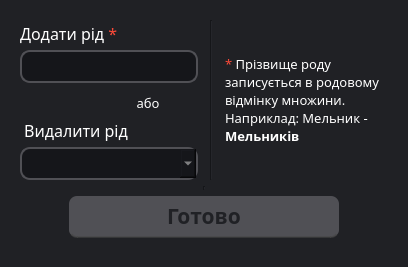
<?xml version="1.0" encoding="UTF-8"?>
<ui version="4.0">
 <class>AddRemoveClan</class>
 <widget class="QDialog" name="AddRemoveClan">
  <property name="windowTitle">
   <string>Родини</string>
  </property>
  <property name="windowIcon">
   <iconset>
    <normaloff>Icons/Select.ico</normaloff>Icons/Select.ico</iconset>
  </property>
  <property name="styleSheet">
   <string notr="true">background-color: rgb(32, 33, 37);</string>
  </property>
  <property name="modal">
   <bool>true</bool>
  </property>
  <layout class="QVBoxLayout" name="verticalLayout_2">
   <item>
    <widget class="QFrame" name="main_frame">
     <property name="sizePolicy">
      <sizepolicy hsizetype="MinimumExpanding" vsizetype="Fixed">
       <horstretch>0</horstretch>
       <verstretch>0</verstretch>
      </sizepolicy>
     </property>
     <property name="frameShape">
      <enum>QFrame::NoFrame</enum>
     </property>
     <property name="frameShadow">
      <enum>QFrame::Raised</enum>
     </property>
     <layout class="QGridLayout" name="gridLayout_2">
      <item row="1" column="0">
       <widget class="QFrame" name="frame_top">
        <property name="sizePolicy">
         <sizepolicy hsizetype="MinimumExpanding" vsizetype="Fixed">
          <horstretch>0</horstretch>
          <verstretch>0</verstretch>
         </sizepolicy>
        </property>
        <property name="frameShape">
         <enum>QFrame::NoFrame</enum>
        </property>
        <layout class="QHBoxLayout" name="horizontalLayout_2">
         <property name="leftMargin">
          <number>0</number>
         </property>
         <property name="topMargin">
          <number>0</number>
         </property>
         <property name="rightMargin">
          <number>0</number>
         </property>
         <property name="bottomMargin">
          <number>0</number>
         </property>
         <item>
          <widget class="QFrame" name="frame_left">
           <property name="sizePolicy">
            <sizepolicy hsizetype="Preferred" vsizetype="Preferred">
             <horstretch>0</horstretch>
             <verstretch>0</verstretch>
            </sizepolicy>
           </property>
           <property name="frameShape">
            <enum>QFrame::NoFrame</enum>
           </property>
           <layout class="QVBoxLayout" name="verticalLayout">
            <property name="spacing">
             <number>5</number>
            </property>
            <property name="leftMargin">
             <number>0</number>
            </property>
            <property name="topMargin">
             <number>0</number>
            </property>
            <property name="rightMargin">
             <number>6</number>
            </property>
            <property name="bottomMargin">
             <number>0</number>
            </property>
            <item>
             <widget class="QLabel" name="label_addClan">
              <property name="font">
               <font>
                <family>Segoe Print</family>
                <pointsize>12</pointsize>
               </font>
              </property>
              <property name="mouseTracking">
               <bool>true</bool>
              </property>
              <property name="styleSheet">
               <string notr="true">color: white;</string>
              </property>
              <property name="text">
               <string>&lt;html&gt;&lt;head/&gt;&lt;body&gt;&lt;p&gt;Додати рід &lt;span style=&quot; color:#fb4938;&quot;&gt;*&lt;/span&gt;&lt;/p&gt;&lt;/body&gt;&lt;/html&gt;</string>
              </property>
              <property name="textFormat">
               <enum>Qt::AutoText</enum>
              </property>
              <property name="alignment">
               <set>Qt::AlignBottom|Qt::AlignLeading|Qt::AlignLeft</set>
              </property>
             </widget>
            </item>
            <item>
             <widget class="QLineEdit" name="lineEdit_addClan">
              <property name="font">
               <font>
                <family>Monotype Corsiva</family>
                <pointsize>14</pointsize>
               </font>
              </property>
              <property name="styleSheet">
               <string notr="true">background-color: rgba(21, 22, 26, 255);
color: rgb(190, 190, 190);
border-radius: 10px;
border-bottom: 2px solid rgb(80, 80, 85);
border-right: 2px solid rgb(80, 80, 85);
border-top: 2px solid rgb(80, 80, 85);
border-left: 2px solid rgb(80, 80, 85);</string>
              </property>
              <property name="text">
               <string/>
              </property>
              <property name="cursorMoveStyle">
               <enum>Qt::LogicalMoveStyle</enum>
              </property>
              <property name="clearButtonEnabled">
               <bool>true</bool>
              </property>
             </widget>
            </item>
            <item alignment="Qt::AlignRight|Qt::AlignBottom">
             <widget class="QLabel" name="label_or">
              <property name="minimumSize">
               <size>
                <width>100</width>
                <height>0</height>
               </size>
              </property>
              <property name="font">
               <font>
                <family>Segoe Print</family>
                <pointsize>10</pointsize>
               </font>
              </property>
              <property name="styleSheet">
               <string notr="true">color: white;</string>
              </property>
              <property name="text">
               <string>або</string>
              </property>
              <property name="textFormat">
               <enum>Qt::AutoText</enum>
              </property>
              <property name="alignment">
               <set>Qt::AlignCenter</set>
              </property>
             </widget>
            </item>
            <item>
             <widget class="QLabel" name="label_removeClan">
              <property name="font">
               <font>
                <family>Segoe Print</family>
                <pointsize>12</pointsize>
               </font>
              </property>
              <property name="styleSheet">
               <string notr="true">color: white;</string>
              </property>
              <property name="text">
               <string> Видалити рід</string>
              </property>
              <property name="textFormat">
               <enum>Qt::AutoText</enum>
              </property>
              <property name="alignment">
               <set>Qt::AlignBottom|Qt::AlignLeading|Qt::AlignLeft</set>
              </property>
             </widget>
            </item>
            <item>
             <widget class="QComboBox" name="comboBox_RemoveClan">
              <property name="font">
               <font>
                <family>Monotype Corsiva</family>
                <pointsize>14</pointsize>
               </font>
              </property>
              <property name="styleSheet">
               <string notr="true">background-color: rgba(21, 22, 26, 255);
color: rgb(190, 190, 190);
border-radius: 10px;
border-bottom: 2px solid rgb(80, 80, 85);
border-right: 2px solid rgb(80, 80, 85);
border-top: 2px solid rgb(80, 80, 85);
border-left: 2px solid rgb(80, 80, 85);</string>
              </property>
              <item>
               <property name="text">
                <string/>
               </property>
              </item>
             </widget>
            </item>
           </layout>
          </widget>
         </item>
         <item>
          <widget class="Line" name="line">
           <property name="minimumSize">
            <size>
             <width>0</width>
             <height>160</height>
            </size>
           </property>
           <property name="styleSheet">
            <string notr="true">Line{
	color: rgb(21, 22, 26);
}</string>
           </property>
           <property name="orientation">
            <enum>Qt::Vertical</enum>
           </property>
          </widget>
         </item>
         <item>
          <widget class="QFrame" name="frame_right">
           <property name="sizePolicy">
            <sizepolicy hsizetype="MinimumExpanding" vsizetype="Fixed">
             <horstretch>0</horstretch>
             <verstretch>0</verstretch>
            </sizepolicy>
           </property>
           <layout class="QGridLayout" name="gridLayout">
            <property name="leftMargin">
             <number>6</number>
            </property>
            <item row="0" column="0">
             <widget class="QLabel" name="label_note">
              <property name="sizePolicy">
               <sizepolicy hsizetype="MinimumExpanding" vsizetype="Fixed">
                <horstretch>0</horstretch>
                <verstretch>0</verstretch>
               </sizepolicy>
              </property>
              <property name="font">
               <font>
                <family>Segoe Print</family>
                <pointsize>10</pointsize>
               </font>
              </property>
              <property name="styleSheet">
               <string notr="true">color: white;</string>
              </property>
              <property name="text">
               <string>&lt;html&gt;&lt;head/&gt;&lt;body&gt;&lt;p&gt;&lt;span style=&quot; color:#fb4938;&quot;&gt;* &lt;/span&gt;Прізвище роду записується в родовому відмінку множини. Наприклад: Мельник - &lt;span style=&quot; font-weight:600;&quot;&gt;Мельників&lt;/span&gt;&lt;/p&gt;&lt;/body&gt;&lt;/html&gt;</string>
              </property>
              <property name="alignment">
               <set>Qt::AlignBottom|Qt::AlignLeading|Qt::AlignLeft</set>
              </property>
              <property name="wordWrap">
               <bool>true</bool>
              </property>
             </widget>
            </item>
           </layout>
          </widget>
         </item>
        </layout>
       </widget>
      </item>
      <item row="2" column="0">
       <widget class="QFrame" name="frame_button">
        <property name="sizePolicy">
         <sizepolicy hsizetype="MinimumExpanding" vsizetype="Fixed">
          <horstretch>0</horstretch>
          <verstretch>0</verstretch>
         </sizepolicy>
        </property>
        <property name="frameShape">
         <enum>QFrame::NoFrame</enum>
        </property>
        <layout class="QGridLayout" name="gridLayout_4">
         <property name="topMargin">
          <number>0</number>
         </property>
         <item row="1" column="0">
          <widget class="QPushButton" name="pushButton_done">
           <property name="font">
            <font>
             <family>Segoe Print</family>
             <pointsize>16</pointsize>
             <weight>75</weight>
             <bold>true</bold>
            </font>
           </property>
           <property name="styleSheet">
            <string notr="true">QPushButton {
	text-align: center;
	background-color: rgb(80, 80, 85);
	border-bottom: 2px solid rgba(70, 70, 70, 150);
	border-radius: 8px;
	padding: 5px;
	color: rgb(32, 33, 37);
}

QPushButton:hover {
	background-color: #00c580;
	color: white;
	border: none;
	float: right;
	padding: 5px;
	border-bottom: 2px solid rgba(38, 127, 51, 130);
}

QPushButton:pressed {
	background-color: rgb(0, 136, 86);
}</string>
           </property>
           <property name="text">
            <string>Готово</string>
           </property>
          </widget>
         </item>
         <item row="0" column="0">
          <widget class="Line" name="line_3">
           <property name="minimumSize">
            <size>
             <width>270</width>
             <height>4</height>
            </size>
           </property>
           <property name="maximumSize">
            <size>
             <width>270</width>
             <height>4</height>
            </size>
           </property>
           <property name="layoutDirection">
            <enum>Qt::LeftToRight</enum>
           </property>
           <property name="styleSheet">
            <string notr="true">Line{
	color: rgb(21, 22, 26);
}</string>
           </property>
           <property name="orientation">
            <enum>Qt::Vertical</enum>
           </property>
          </widget>
         </item>
        </layout>
       </widget>
      </item>
     </layout>
    </widget>
   </item>
  </layout>
 </widget>
 <resources/>
 <connections/>
</ui>
